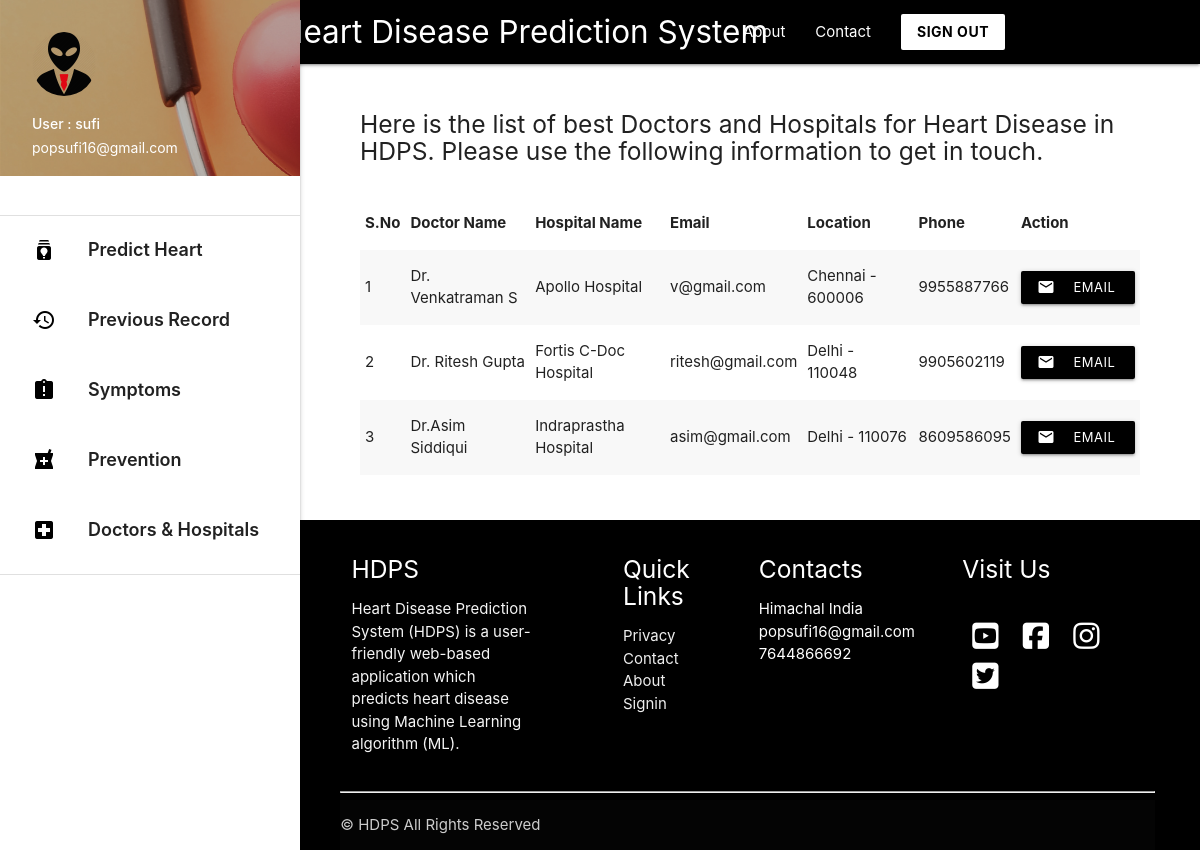
/doctorhospital (signed in), run on the app's committed database.
### predictor/models.py (models this page shows)
class DoctorHospital(models.Model):
    doctor_name = models.CharField(max_length=25)
    hospital_name = models.CharField(max_length=25)
    email = models.EmailField()
    phone_no = models.IntegerField()
    Location = models.CharField(max_length=25)

### predictor/views.py (the view)
# urls.py: path('doctorhospital', views.doctorhospital , name='doctorhospital'),
def doctorhospital(request): # Displays list of doctors and hospitals for user
    if request.user.is_authenticated:
        datas = DoctorHospital.objects.all()
        return render(request , 'doctorshospitals.html',{'datas':datas})
    return render('/')

### templates/doctorshospitals.html (shortened to what this page needs)
{% extends 'base_layout2.html' %}
{% block content %}
<div class="con">
  <h5 > Here is the list of best Doctors and Hospitals for Heart Disease in HDPS. Please use the following information to get in touch.  </h5>
<br>
  <table class="striped">
   <thead>
     <tr>
         <th>S.No</th>
         <th>Doctor Name</th>
         <th>Hospital Name</th>
         <th>Email</th>
         <th>Location</th>
         <th>Phone</th>
         <th> Action</th>
     </tr>
   </thead>
   <tbody>
     {% for data in datas %}
     <tr>
       <td>{{ forloop.counter }}</td>
       <td>{{ data.doctor_name }}</td>
       <td>{{ data.hospital_name }}</td>
       <td>{{ data.email }}</td>
       <td>{{ data.Location }}</td>
       <td>{{ data.phone_no }}</td>
       <td>
         <a class="waves-effect waves-light btn-small black" href="https://mail.google.com/mail/?view=cm&fs=1&to={{ data.email }}" target="_blank"><i class="material-icons left">mail</i>Email Now</a>
      </td>
     </tr>
    {% endfor %}
   </tbody>
 </table>
<br> <br>
</div>
{% endblock %}

### templates/base_layout2.html (shortened to what this page needs)
{% load static %}
<!DOCTYPE html>
<html lang="en">
<head>
  <link href="{% static 'css/materialize.css' %}" type="text/css" rel="stylesheet" media="screen,projection"/>
  <link href="{% static 'css/style.css' %}" type="text/css" rel="stylesheet" media="screen,projection"/>
</head>
<body>
        <div class="navbar-fixed">
          <nav class="black">
            <div class="container">
              <div class="nav-wrapper">
                <a href="/" style="padding-left: 100px;"    class="brand-logo ">Heart Disease Prediction System</a>
                <ul class="right hide-on-med-and-down hover_backcolor">
                  <li><a href="{% url 'about' %}">About</a></li>
                  <li><a href="{% url 'contact' %}">Contact</a></li>
                  <a class=" white black-text waves-effect waves-dark btn  modal-trigger" href="/signout"><b>SIGN OUT </b></a>
                </ul>
              </div>
            </div>
          </nav>
        </div>
      <ul id="slide-out" class="sidenav sidenav-fixed">
        <li><div class="user-view">
          <div class="background">
            <img src="{% static 'img/about.png' %}">
          </div>
          <a href="#user"><img class="circle" src="{% static 'img/user.png' %}"></a>
          <a href="#name"><span class="white-text name">User : {{ request.user.username }} </span></a>
          <a href="#email"><span class="white-text email">{{ request.user.email }}</span></a>
        </div></li>
        <br>
        <li><div class="divider"></div></li>
        <li><a style="font-weight: 600; font-size: 18px; height: 70px; padding-top: 10px;" class="waves-effect hoverable" href="/"><i class="material-icons black-text">batch_prediction</i> Predict Heart Disease </a></li>
        <li><a style="font-weight: 600; font-size: 18px; height: 70px; padding-top: 10px;" class="waves-effect hoverable" href="{% url 'record' %}"><i class="material-icons black-text">history</i> Previous Record </a></li>
        <li><a style="font-weight: 600; font-size: 18px; height: 70px; padding-top: 10px;" class="waves-effect hoverable" href="{% url 'symptoms' %}"><i class="material-icons black-text" >assignment_late</i> Symptoms  </a></li>
        <li><a style="font-weight: 600; font-size: 18px; height: 70px; padding-top: 10px;" class="waves-effect hoverable" href="{% url 'prevention' %}"><i class="material-icons black-text">local_pharmacy</i> Prevention   </a></li>
        <li><a style="font-weight: 600; font-size: 18px; height: 70px; padding-top: 10px;" class="waves-effect hoverable" href="{% url 'doctorhospital' %}"><i class="material-icons black-text">local_hospital</i> Doctors & Hospitals   </a></li>
        <li><div class="divider"></div></li>
      </ul>
      <a href="#" data-target="slide-out" class="sidenav-trigger"><i class="material-icons">menu</i></a>
    {% block content %}
    {% endblock %}
            <section>
            <footer class=" hide-on-small-only black page-footer">
              <div class="" style=" width: 90%; margin: auto;">
                <div class="row">
                  <div class="col  s12 m6 l3 ">
                    <h5 class="white-text">HDPS</h5>
                    <p class="grey-text text-lighten-4">Heart Disease Prediction System (HDPS) is a user-friendly web-based application which predicts heart disease using
                        Machine Learning algorithm (ML). </p>
                  </div>
                  <div class="  col l2 m6 s12 offset-l1 ">
                    <h5 class="white-text">Quick Links</h5>
                    <ul>
                   <li><a class="grey-text text-lighten-3" href="#!">Privacy</a></li>
                      <li><a class="grey-text text-lighten-3" href="#!">Contact</a></li>
                      <li><a class="grey-text text-lighten-3" href="#!">About</a></li>
                      <li><a class="grey-text text-lighten-3" href="#!">Signin</a></li>
                    </ul>
                  </div>
                  <div class="col l2 m6 s12  ">
                      <h5 class="white-text">Contacts</h5>
                      <ul>
                      <li>Himachal India</li>
                      <li>popsufi16@gmail.com</li>
                      <li>7644866692</li>
                  </ul>
                  </div>
                  <div class=" col l3 m6 s12 offset-l1 ">
                      <h5 class="white-text">Visit Us</h5>
                      <br>
                      <a href="https://www.youtube.com/" target="_blank"> <i style="color: white; margin: 5px 10px;"  class="fab fa-youtube-square fa-2x"></i></a>
                  <a href="https://www.youtube.com/" target="_blank"> <i style="color: white; margin: 5px 10px;" class="fab fa-facebook-square fa-2x"></i></a>
                  <a href="https://www.youtube.com/" target="_blank"> <i style="color: white; margin: 5px 10px;" class="fab fa-instagram fa-2x"></i></a>
                  <a href="https://www.youtube.com/" target="_blank"> <i style="color: white; margin: 5px 10px;" class="fab fa-twitter-square fa-2x"></i> </a>
                  </div>
                </div>
                <hr>
              <div class="footer-copyright">
                ©  HDPS All Rights Reserved
              </div>
          </div>
            </footer>
          </section>
  </body>
</html>

### templates/doctorshospitals.html (style rules this page uses)
footer { padding-left: 295px; }
.con { padding-left: 390px; width: 90%; flex: 1 0 auto; }
body { display: flex; min-height: 100vh; flex-direction: column; }

### templates/base_layout2.html (style rules this page uses)
footer { padding-left: 295px; }
.con { padding-left: 360px; width: 95%; }

### data on the page
DoctorHospital: doctor_name "Dr. Venkatraman S", hospital_name "Apollo Hospital", email "v@gmail.com", Location "Chennai - 600006", phone_no "9955887766"
DoctorHospital: doctor_name "Dr. Ritesh Gupta", hospital_name "Fortis C-Doc Hospital", email "ritesh@gmail.com", Location "Delhi - 110048", phone_no "9905602119"
DoctorHospital: doctor_name "Dr.Asim Siddiqui", hospital_name "Indraprastha Hospital", email "asim@gmail.com", Location "Delhi - 110076", phone_no "8609586095"

### other printed values
{{ request.user.username }} "sufi"
{{ request.user.email }} "popsufi16@gmail.com"
